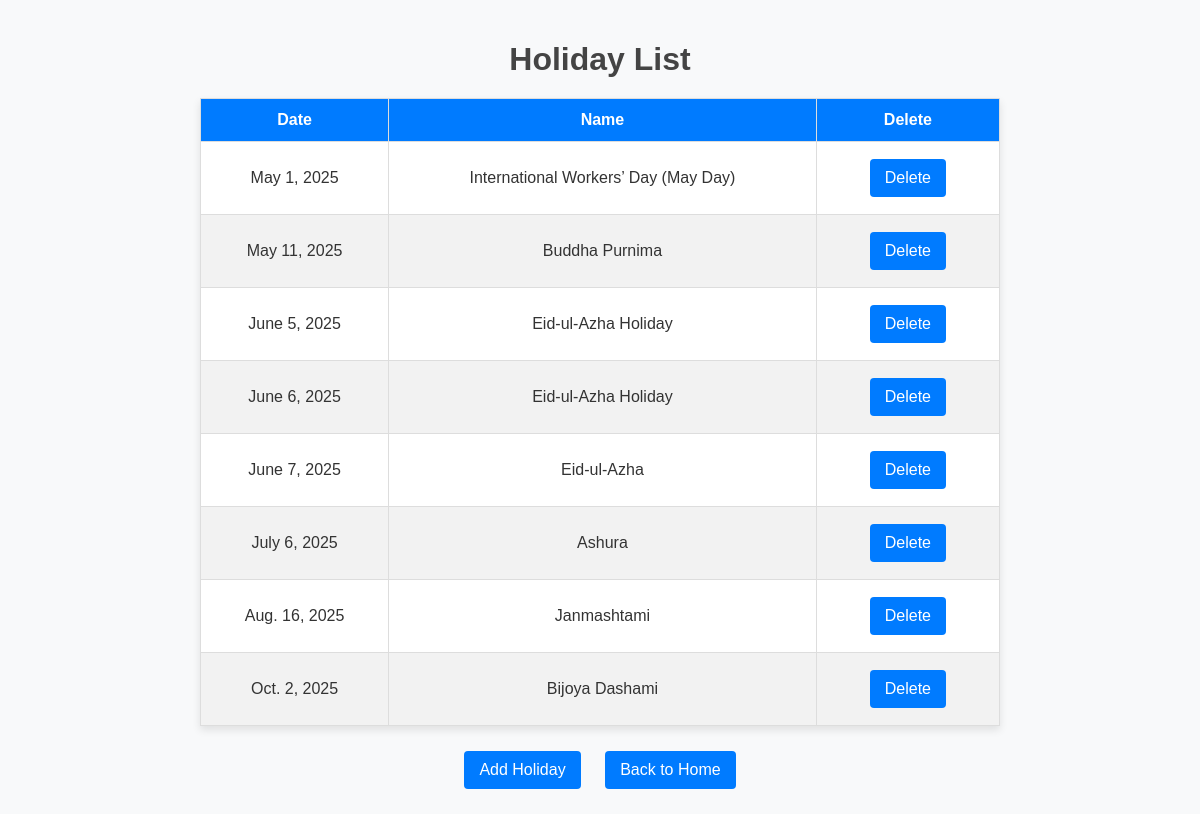
Screenshot of /holidays/ with the database file from the repository.
### attendance/models.py (models this page shows, shortened)
class Holiday(models.Model):
    name = models.CharField(max_length=100)
    date = models.DateField()

### attendance/views.py (the view)
# urls.py: path('holidays/', views.holiday_list, name='holiday_list'),
def holiday_list(request):
    holidays = Holiday.objects.all().order_by('date')
    return render(request, 'holiday_list.html', {'holidays': holidays})

### templates/holiday_list.html (shortened to what this page needs)
<!DOCTYPE html>
<html lang="en">
<head>
</head>
<body>
    <div class="table-container">
        <h1>Holiday List</h1>
        <table>
            <thead>
                <tr>
                    <th>Date</th>
                    <th>Name</th>
                    <th>Delete</th>
                </tr>
            </thead>
            <tbody>
                {% for holiday in holidays %}
                <tr>
                    <td>{{ holiday.date }}</td>
                    <td>{{ holiday.name }}</td>
                    <td class="actions">
                        <a href="{% url 'holiday_delete' holiday.pk %}">Delete</a>
                    </td>
                </tr>
                {% endfor %}
            </tbody>
        </table>
        <div class="button-container">
            <a href="{% url 'add_holiday' %}">Add Holiday</a>
            <a href="{% url 'dashboard' %}">Back to Home</a>
        </div>
    </div>
</body>
</html>

### templates/holiday_list.html (style rules this page uses)
body { font-family: 'Poppins', sans-serif; margin: 0; padding: 20px; background-color: #f8f9fa; color: #333; }
h1 { text-align: center; margin-bottom: 20px; color: #444; }
table { width: 100%; border-collapse: collapse; margin: 0 auto 20px; background: #fff; box-shadow: 0 4px 8px rgba(0, 0, 0, 0.1); }
th, td { padding: 12px 15px; text-align: center; border: 1px solid #ddd; }
th { background-color: #007BFF; color: #fff; font-weight: bold; }
tr:nth-child(even) { background-color: #f2f2f2; }
.button-container { text-align: center; }
a { display: inline-block; margin: 5px 10px; padding: 10px 15px; text-decoration: none; font-size: 16px; color: #fff; background-color: #007BFF; border-radius: 4px; text-align: center; }
.table-container { max-width: 800px; margin: 0 auto; }

### rows the page displays
Holiday: date "May 1, 2025", name "International Workers’ Day (May Day)"
Holiday: date "May 11, 2025", name "Buddha Purnima"
Holiday: date "June 5, 2025", name "Eid-ul-Azha Holiday"
Holiday: date "June 6, 2025", name "Eid-ul-Azha Holiday"
Holiday: date "June 7, 2025", name "Eid-ul-Azha"
Holiday: date "July 6, 2025", name "Ashura"
Holiday: date "Aug. 16, 2025", name "Janmashtami"
Holiday: date "Oct. 2, 2025", name "Bijoya Dashami"
